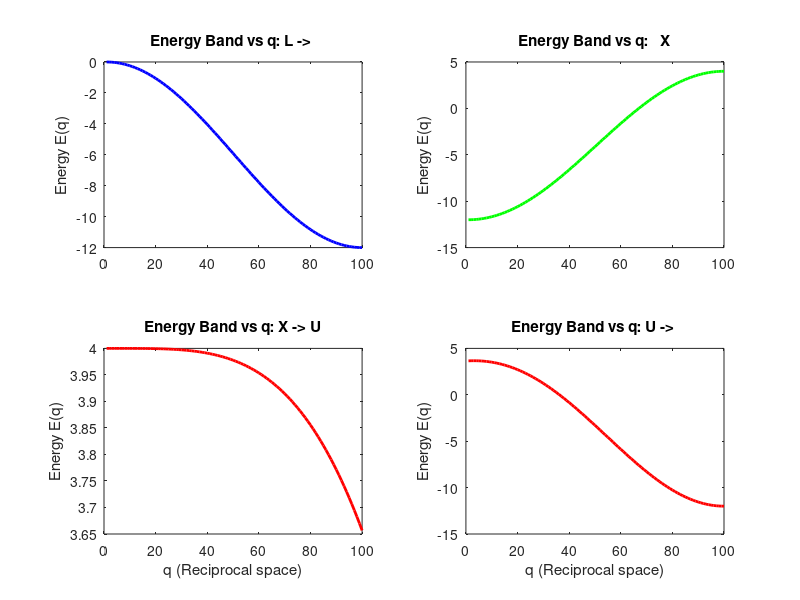

The MATLAB script that drew this image:
%% Problem 2
% *Using the tight-binding (LCAO) approach, compute the energy band formed by 
% atomic s-orbitals in an fcc lattice with a monoatomic basis. Plot the energy 
% vs q along L -* $\Gamma$ *- X - U -* $\Gamma$

clc
clear
close all

gamma1 = -1;

Gamma = [0, 0, 0];
X = [2*pi, 0, 0];
L = [pi, pi, pi];
U = [2*pi, pi/2, pi/2];
% Since a cancels out when calculating the energy, plus we don't have a
% value to set it to, I'm going to leave it out of this solution.

k_LG = [linspace(L(1), Gamma(1), 100); linspace(L(2), Gamma(2), 100); linspace(L(3), Gamma(3), 100)];
k_GX = [linspace(Gamma(1), X(1), 100); linspace(Gamma(2), X(2), 100); linspace(Gamma(3), X(3), 100)];
k_XU = [linspace(X(1), U(1), 100); linspace(X(2), U(2), 100); linspace(X(3), U(3), 100)];
k_UG = [linspace(U(1), Gamma(1), 100); linspace(U(2), Gamma(2), 100); linspace(U(3), Gamma(3), 100)];

E_LG = 2 * gamma1 * (cos((k_LG(1,:) + k_LG(2,:))/2) + cos((k_LG(1,:) - k_LG(2,:))/2) + ...
    (cos((k_LG(1,:) + k_LG(3,:))/2) + cos((k_LG(1,:) - k_LG(3,:))/2)) + ...
    (cos((k_LG(2,:) + k_LG(3,:))/2) + cos((k_LG(2,:) - k_LG(3,:))/2)));
E_GX = 2 * gamma1 * (cos((k_GX(1,:) + k_GX(2,:))/2) + cos((k_GX(1,:) - k_GX(2,:))/2) + ...
    (cos((k_GX(1,:) + k_GX(3,:))/2) + cos((k_GX(1,:) - k_GX(3,:))/2)) + ...
    (cos((k_GX(2,:) + k_GX(3,:))/2) + cos((k_GX(2,:) - k_GX(3,:))/2)));
E_XU = 2 * gamma1 * (cos((k_XU(1,:) + k_XU(2,:))/2) + cos((k_XU(1,:) - k_XU(2,:))/2) + ...
    (cos((k_XU(1,:) + k_XU(3,:))/2) + cos((k_XU(1,:) - k_XU(3,:))/2)) + ...
    (cos((k_XU(2,:) + k_XU(3,:))/2) + cos((k_XU(2,:) - k_XU(3,:))/2)));
E_UG = 2 * gamma1 * (cos((k_UG(1,:) + k_UG(2,:))/2) + cos((k_UG(1,:) - k_UG(2,:))/2) + ...
    (cos((k_UG(1,:) + k_UG(3,:))/2) + cos((k_UG(1,:) - k_UG(3,:))/2)) + ...
    (cos((k_UG(2,:) + k_UG(3,:))/2) + cos((k_UG(2,:) - k_UG(3,:))/2)));

E = [E_LG; E_GX; E_XU; E_UG];
E = E(:);

figure;
hold on;
grid on;
% L -> 
subplot(2, 2, 1);
plot(E_LG, 'b', 'LineWidth', 2);
title('Energy Band vs q: L -> ');
ylabel('Energy E(q)');

%  -> X
subplot(2, 2, 2);
plot(E_GX, 'g', 'LineWidth', 2);
title('Energy Band vs q:   X');
ylabel('Energy E(q)');

% X -> U
subplot(2, 2, 3);
plot(E_XU, 'r', 'LineWidth', 2);
title('Energy Band vs q: X -> U');
xlabel("q (Reciprocal space)");
ylabel('Energy E(q)');

% U -> 
subplot(2, 2, 4);
plot(E_UG, 'r', 'LineWidth', 2);
title('Energy Band vs q: U -> ');
xlabel("q (Reciprocal space)");
ylabel('Energy E(q)');
hold off